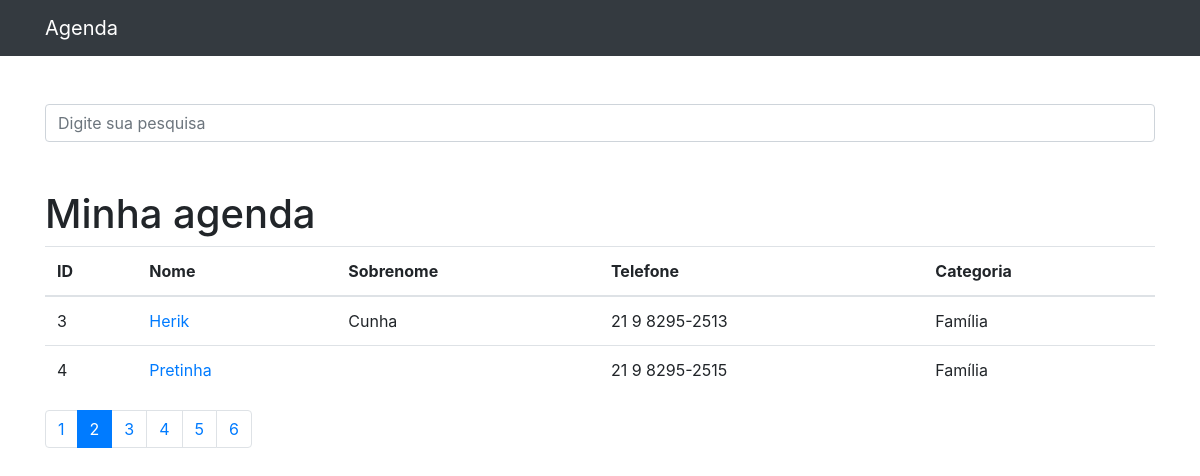
Page /?p=2 on the committed database.
### contatos/models.py (models this page shows, shortened)
class Contato(models.Model):
    nome = models.CharField(max_length=225)
    sobrenome = models.CharField(max_length=225, blank=True)
    telefone = models.CharField(max_length=225)
    email = models.CharField(max_length=225, blank=True)
    data_criacao = models.DateTimeField(default=timezone.now)
    descricao = models.TextField(blank=True)
    categoria = models.ForeignKey(Categoria, on_delete=models.DO_NOTHING)
    mostrar = models.BooleanField(default=True)
    foto = models.ImageField(blank=True, upload_to='fotos/%Y/%m/')

class Categoria(models.Model):
    nome = models.CharField(max_length=225)
    def __str__(self):
        return self.nome

### contatos/views.py (the view)
# urls.py: path('', views.index, name='index'),
def index(request):
    contatos = Contato.objects.order_by('id').filter(
        mostrar=True
    )
    paginator = Paginator(contatos, 2)
    page = request.GET.get('p')
    contatos = paginator.get_page(page)
    return render(request, 'contatos/index.html', {
        'contatos': contatos
    })

### contatos/templates/contatos/index.html
{% extends 'base.html' %}
{%block conteudo%}
    <h1 class="mt-5">Minha agenda</h1>
        <table class="table">
          <thead>
            <tr>
              <th>ID</th>
              <th>Nome</th>
              <th>Sobrenome</th>
              <th>Telefone</th>
              <th>Categoria</th>
            </tr>
          </thead>
          <tbody>
          {% for contato in contatos %}
            {% if contato.mostrar %}
              <tr>
                <td>{{ contato.id }}</td>
                <td>
                  <a href="{% url 'ver_contato' contato.id %}">{{ contato.nome }}</a>
                </td>
                <td>{{ contato.sobrenome }}</td>
                <td>{{ contato.telefone }}</td>
                <td>{{ contato.categoria }}</td>
              </tr>
            {% endif %}
          {% endfor %}
          </tbody>
        </table>
<nav aria-label="Page navigation example">
  <ul class="pagination">
    {% for pagina in contatos.paginator.page_range %}
      {% if contatos.number == pagina %}
        <li class="page-item active">
          <a class="page-link" href="?p={{ pagina }}&termo={{ request.GET.termo }}">{{pagina}}</a>
        </li>
      {% else %}
        <li class="page-item">
          <a class="page-link" href="?p={{ pagina }}">{{pagina}}</a>
        </li>
      {% endif %}
    {% endfor %}
  </ul>
</nav>
{%endblock%}

### rows in the picture
Contato: id "3", nome "Herik", sobrenome "Cunha", telefone "21 9 8295-2513", categoria "Família"
Contato: id "4", nome "Pretinha", telefone "21 9 8295-2515", categoria "Família"

### other values in the picture
{{ pagina }} "1" "3" "4" "5" "6"
{{ pagina }} "2"
